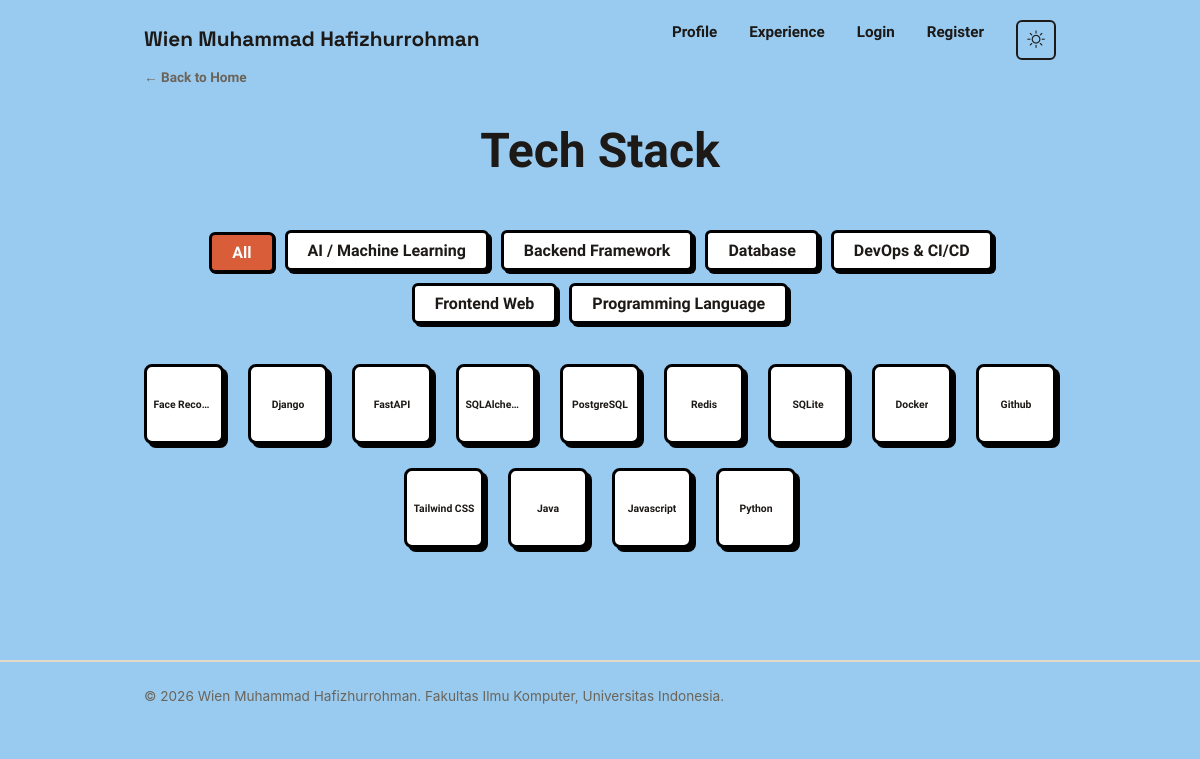
Page /technologies/ on the committed database.
### main/models.py (models this page shows, shortened)
class TechStack(models.Model):
    class Category(models.TextChoices):
        BACKEND = 'BACKEND', 'Backend Framework'          # Django, FastAPI, Express, Laravel
        DATABASE = 'DATABASE', 'Database'                  # PostgreSQL, MySQL, MongoDB, Redis
        API = 'API', 'API & Integration'
        FRONTEND = 'FRONTEND', 'Frontend Web'
        CLOUD = 'CLOUD', 'Cloud & Hosting'
        DEVOPS = 'DEVOPS', 'DevOps & CI/CD'
        AI_ML = 'AI_ML', 'AI / Machine Learning'            # TensorFlow, OpenCV, LangChain
        LANGUAGE = 'LANGUAGE', 'Programming Language'
    name = models.CharField(max_length=50, unique=True)
    category = models.CharField(
        max_length=20,
        choices=Category.choices,
        default=Category.BACKEND
    )
    icon_class = models.CharField(
        max_length=100,
        blank=True,
        help_text="Class icon, misal: 'devicon-python-plain' atau SVG path"
    )
    class Meta:
        verbose_name_plural = "Tech Stacks"
        ordering = ['category', 'name']

### main/views.py (the view)
# urls.py: path("technologies/", show_technologies, name="show_technologies"),
def show_technologies(request):
    tech_stack = TechStack.objects.all()
    raw_categories = TechStack.objects.values_list("category", flat=True).distinct()
    category_labels = {cat: TechStack.Category(cat).label for cat in raw_categories}
    context = {
        "name": "Wien Muhammad Hafizhurrohman",
        "tech_stack": tech_stack,
        "category_labels": category_labels,
    }
    return render(request, "technologies.html", context)

### templates/technologies.html (shortened to what this page needs)
{% extends 'base.html' %}
{% block meta %}
<link rel="stylesheet" type='text/css' href="https://cdn.jsdelivr.net/gh/devicons/devicon@latest/devicon.min.css" />
{% endblock meta %}
{% block content %}
<section class="tech-stack-section">
    <div class="container">
        <a href="{% url 'main:show_main' %}" class="back-link">&#8592; Back to Home</a>
        <h2 class="section-title">Tech Stack</h2>
        <div class="category-buttons">
            <button class="btn filter-btn active" data-category="all">All</button>
            {% for key, label in category_labels.items %}
                <button class="btn filter-btn" data-category="{{ key }}">{{ label }}</button>
            {% endfor %}
        </div>
        {% if tech_stack %}
                <div class="tech-list">
                    {% for tech in tech_stack %}
                        <div class="tech-card" data-category="{{ tech.category }}">
                            <span class="tech-name">{{ tech.name }}</span>
                        </div>
                    {% endfor %}
                </div>
        {% else %}
            <div class="empty-tech-state">
                <p>Tech stack akan ditampilkan di sini</p>
            </div>
        {% endif %}
    </div>
</section>
{% endblock content %}

### static/css/style.css (style rules this page uses)
* { margin: 0; padding: 0; box-sizing: border-box; }
:root { --ink: #1c1917; --paper: #faf6f0; --accent: #d95d39; --accent-dark: #a8442a; --line: #e3d9c9; --text-muted: #6b6459; --radius: 4px; --birumuda: #99cbf0; }
body { font-family: -apple-system, "Segoe UI", Roboto, Helvetica, Arial, sans-serif; color: var(--ink); background-color: var(--birumuda); line-height: 1.6; transition: background-color 0.3s ease, color 0.3s ease; }
.container { max-width: 960px; margin: 0 auto; padding: 0 1.5rem; }
.back-link { display: inline-block; font-family: "Pixelify Sans", sans-serif; font-size: 0.85rem; font-weight: 600; color: var(--text-muted); text-decoration: none; margin-bottom: 1.5rem; transition: color 0.2s ease; }
.container h2 { font-family: "Pixelify Sans", sans-serif; font-weight: 700; }
.tech-stack-section { padding: 4rem 0; background-color: var(--birumuda); border-bottom: 1px solid var(--line); }
.section-title { font-family: "Pixelify Sans", sans-serif; font-size: clamp(2rem, 5vw, 3rem); margin-bottom: 2.5rem; color: var(--ink); text-align: center; }
.tech-list { margin-bottom: 3rem; display: flex; flex-wrap: wrap; justify-content: center; gap: 1.5rem; }
.category-buttons { display: flex; flex-wrap: wrap; justify-content: center; gap: 0.75rem; margin-bottom: 2.5rem; }
.category-buttons .btn { font-family: "Pixelify Sans", sans-serif; font-size: 1rem; font-weight: 600; padding: 0.5rem 1.25rem; border: 3px solid #000; border-radius: 6px; background-color: #fff; color: var(--ink); cursor: pointer; box-shadow: 3px 3px 0px #020202; transition: all 0.15s ease-in-out; }
.category-buttons .btn.active { background-color: var(--accent); color: #fff; box-shadow: 1px 1px 0px #020202; transform: translate(2px, 2px); }
.tech-card { display: flex; flex-direction: column; align-items: center; justify-content: center; width: 80px; height: 80px; padding: 0.4rem; background-color: #ffffff; border: 3px solid #000000; border-radius: 8px; box-shadow: 4px 4px 0px #020202; transition: all 0.15s ease-in-out; cursor: pointer; }
.tech-name { font-family: "Pixelify Sans", sans-serif; font-size: 0.65rem; font-weight: 600; text-align: center; color: var(--ink); margin-top: 2px; line-height: 1.1; overflow: hidden; text-overflow: ellipsis; white-space: nowrap; max-width: 100%; }

### rows in the picture
TechStack: name "Face Reco…"
TechStack: name "Django"
TechStack: name "FastAPI"
TechStack: name "SQLAlche…"
TechStack: name "PostgreSQL"
TechStack: name "Redis"
TechStack: name "SQLite"
TechStack: name "Docker"
TechStack: name "Github"
TechStack: name "Tailwind CSS"
TechStack: name "Java"
TechStack: name "Javascript"
TechStack: name "Python"

### other values in the picture
{{ name }} "Wien Muhammad Hafizhurrohman"
{{ label }} "AI / Machine Learning" "Backend Framework" "Database" "DevOps & CI/CD" "Frontend Web" "Programming Language"
